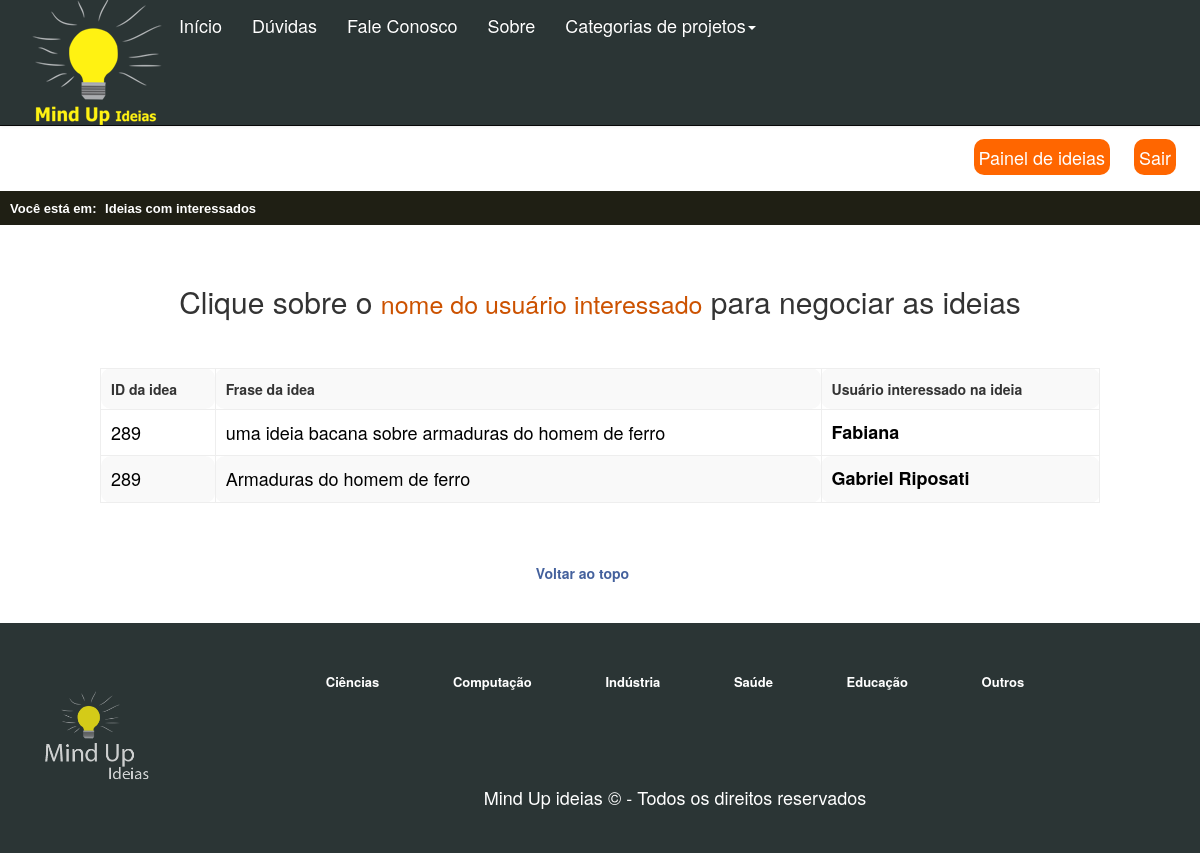
Screenshot of /view/MostrarIdeiasComInteressados.php (signed in) with the database file from the repository.
### tables this page shows
CREATE TABLE IF NOT EXISTS `usuariosinteressados` (
  `id` int(11) NOT NULL AUTO_INCREMENT,
  `idideia` int(11) NOT NULL,
  `ideia` longtext NOT NULL,
  `fraseideia` varchar(50000) NOT NULL,
  `idusuariointeressado` int(11) NOT NULL,
  `nomeusuariointeressado` varchar(2000) NOT NULL,
  `idusuarioautordaideia` int(11) NOT NULL,
  `nomeusuarioautordaideia` varchar(2000) NOT NULL,
  PRIMARY KEY (`id`)
);

### view/MostrarIdeiasComInteressados.php (the view, shortened to what this page needs)
<?php include('../includes/header.php') ?>
<?php include('../includes/topo.php') ?>
<?php include('../controles/abriusessao.php') ?>
<div id="localizaoSite">
	<div id="localizaoReduzido">
	    <span class="fontDouradaTahoma">Você está em:</span><span class=""> &nbsp;Ideias com interessados</span>
	</div>
	</div>
<br><br>
<h2>Clique sobre o <span class='fraseDaIdeiaSpan'>nome do usuário interessado</span> para negociar as ideias</h2><br><br>
<?php
    if((!isset ($_SESSION['email']) == true) and (!isset ($_SESSION['senha']) == true)) {
        unset($_SESSION['email']);
        unset($_SESSION['senha']);
        echo '<meta http-equiv="refresh" content="0;URL=../view/login.php" />';
    } else{
    	$conexao = Conexao::getInstance();
    	$email = $_SESSION['email'];
    	$resultado = $conexao->query("select id,nome from usuario where email = '$email'");
    	$a = $resultado->fetch();
    	$nome = $a[1];
		$resultado = $conexao->query("select * from usuariosinteressados where nomeusuarioautordaideia='$nome'");
		echo"
		<div class='corpoTelas'>
		<table border='1' class='table-striped'>
		<th>ID da idea</th>
		<th>Frase da idea</th>
		<th>Usuário interessado na ideia</th>
		";
		while($a = $resultado->fetch()){
			echo "<tr><td>". $a[1] . "</td>";
			echo "<td>" . $a[3] . "</td>";
			echo "<td><a class='negociacao_ideias' href='negociacao_ideias.php?id_ideia=$a[1]&usuario_interessado=$a[5]'>" . $a[5] . "</a></td>";
		}
		echo "</table><br><br><a href='#topo' class='topo'></div>Voltar ao topo</a><br><br><br>";
    }
?>
<?php include('../includes/rodape.php') ?>

### css/site.css (style rules this page uses)
.negociacao_ideias { font-weight: bold; color:#000; }
.fraseDaIdeiaSpan { font-size: 25px; color:#CC5200; }
.fontDouradaTahoma { color: #FFF!important; margin-right:5px; }
* { margin: 0 auto; padding: 0px; }
body { text-align:center; background-color:#EFEFE7; overflow-x:hidden; }
#localizaoSite { width: 100%; min-width: 100%; height: 34px; background-color:#1F1F14; }
#localizaoReduzido { width:100%; height:100%; margin-left:10px; }
#localizaoReduzido span { font-family: Tahoma, Geneva, sans-serif; font-weight: bold; font-size: 13px; display: inline-block; position: relative; color: #fff; float: left; margin-top: 9px; }
table tr td { padding-top:5px; padding-bottom:5px; border-radius: 10px; padding: 10px; text-align: justify; }
table th { padding: 10px; text-align:justify; border-radius: 10px; }
table { text-align:center; width:1000px; border:0; }
.topo { color:#44619d; font-weight:bold; padding-right:35px; }
td { font-size: 18px; color: #000; text-align: left; }

### rows the page displays
usuariosinteressados: idideia "289", fraseideia "uma ideia bacana sobre armaduras do homem de ferro", nomeusuariointeressado "Fabiana"
usuariosinteressados: idideia "289", fraseideia "Armaduras do homem de ferro", nomeusuariointeressado "Gabriel Riposati"
